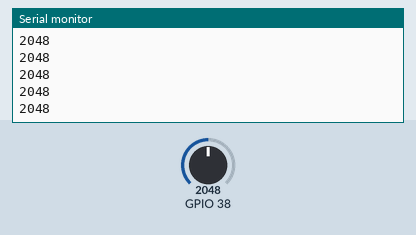
This sketch was run on a simulated ESP32. Shown: the last lines printed to the serial monitor. Inputs (shaded band) come from the test bench; at power-on: GPIO 38 = 2048. USB keyboard and mouse output is not drawn.

Above: at 1.2 s.
1.3 s: GPIO 38 set to 2866
At 1.39 s:
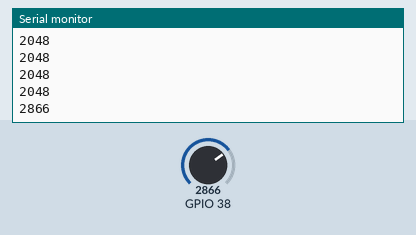
2.8 s: GPIO 38 set to 3603
At 2.87 s:
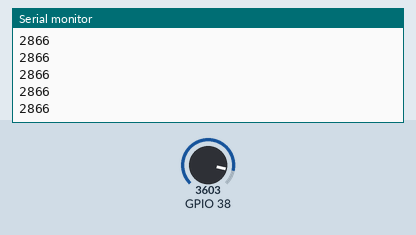
4.3 s: GPIO 38 set to 2047
At 4.48 s:
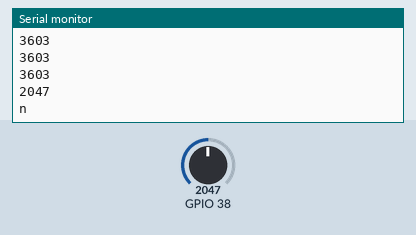
Timing chart, 0 to 7.3 s (numbered marks = the images above; inputs shaded):
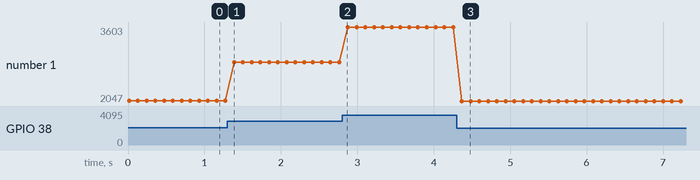

Measured:
- after the input at 1.3 s, the serial monitor: prints a new line after 0.09 s (image 1)
- after the input at 4.3 s, the serial monitor: prints a new line after 0.07 s (image 3)
- plotted number 1: 2048 → 2866 after the input at 1.3 s, 2866 → 3603 after the input at 2.8 s, 3603 → 2047 after the input at 4.3 s

The sketch:

scs-ford.ino
```cpp
#include "BluetoothSerial.h"
#include <BleKeyboard.h>

//#define BS

BleKeyboard bleKeyboard("Ford Wheel Keys", "GM Production", 100);

#ifdef BS
BluetoothSerial SerialBT;
#endif

byte delta = 200;
int zero = 100;

boolean bts[6] = { 0, 0, 0, 0, 0, 0 };
unsigned long tmg = 0;
boolean snt = true;
int val[6] = { 3810, 2810, 1948, 1290, 800, 445 };

void setup() {
  Serial.begin(115200);

  pinMode(A2, INPUT);
  analogSetPinAttenuation(A2, ADC_11db);

  bleKeyboard.begin();

  #ifdef BS
    SerialBT.begin("ESP32");
  #endif
}

unsigned long a2 = 0;

void loop() {
  a2 = 0;
  for (int i = 0; i < 128; ++i) {
    a2 += analogRead(A2);
  }
  a2 = a2 / 128;
  Serial.println(a2);
  #ifdef BS
    SerialBT.println(x);
  #endif
  if (bleKeyboard.isConnected()) {
    boolean reset = true;
    for (byte i = 0; i < 6; i++) {
      if (a2 >= val[i] - delta && a2 <= val[i] + delta) {
        if (tmg - millis() > 200 && snt == false) {
          snt = true;
          if (i == 0) {
            Serial.println('u');
            bleKeyboard.write(KEY_MEDIA_VOLUME_UP);
          } else
          if (i == 1) {
            Serial.println('d');
            bleKeyboard.write(KEY_MEDIA_VOLUME_DOWN);
          } else
          if (i == 2) {
            Serial.println('n');
            bleKeyboard.write('n');
          } else
          if (i == 3) {
            Serial.println('p');
            bleKeyboard.write('p');
          } else
          if (i == 4) {
            Serial.println('c');
            bleKeyboard.write('c');
          } else
          if (i == 5) {
            Serial.println('v');
            bleKeyboard.write('v');
          }
        }
        reset = false;
      }
    }
    if (reset) {
      for (byte i = 0; i < 6; i++) {
        tmg = millis();
        snt = false;
      }
    }
  }
  #ifdef BS
    delay(100);
  #else
    delay(100);
  #endif
}
```
